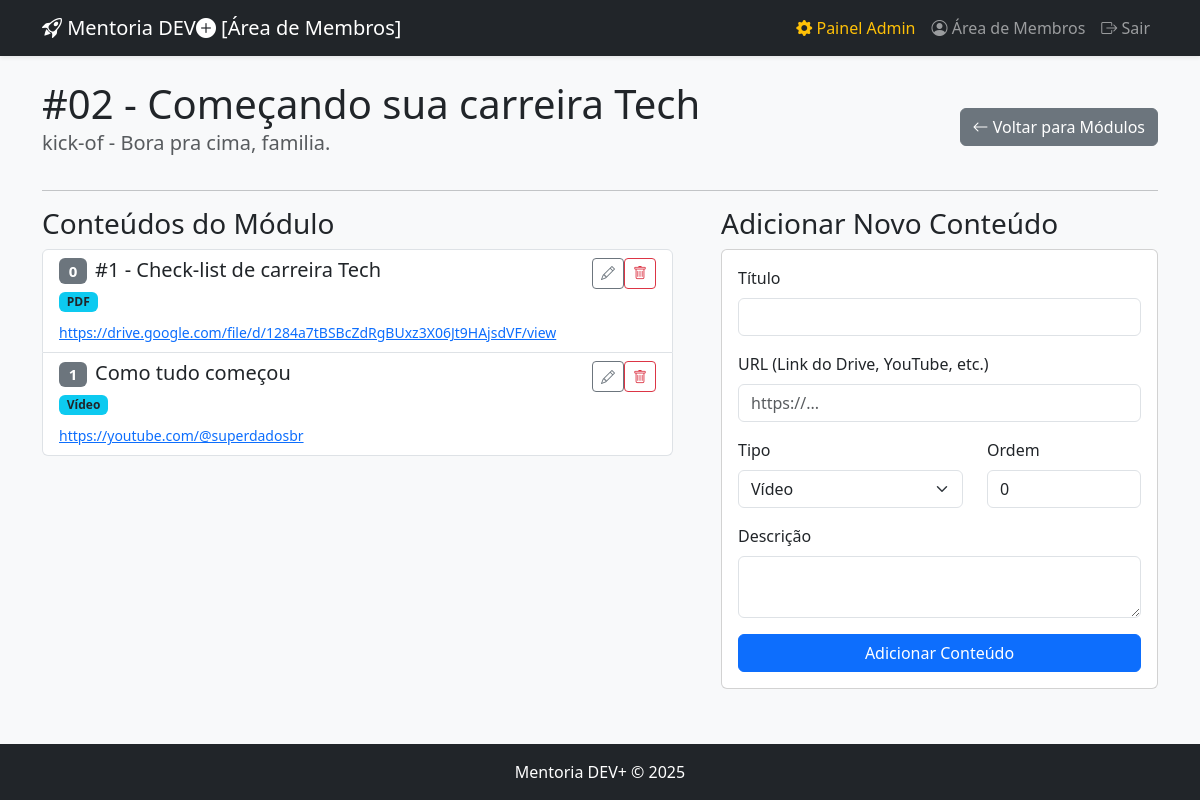
Screenshot of /admin/modulos/2/detalhes (signed in) with the database file from the repository.
### api/index.py (models this page shows)
class Modulos(db.Model):
    __tablename__ = 'modulos'
    id = db.Column(db.Integer, primary_key=True)
    titulo = db.Column(db.String(150), nullable=False)
    descricao = db.Column(db.Text)
    ordem = db.Column(db.Integer, default=0)
    thumbnail_url = db.Column(db.String(255))
    conteudos = db.relationship('Conteudos', backref='modulo', lazy=True, cascade="all, delete-orphan")

class Conteudos(db.Model):
    __tablename__ = 'conteudos'
    id = db.Column(db.Integer, primary_key=True)
    modulo_id = db.Column(db.Integer, db.ForeignKey('modulos.id'), nullable=False)
    titulo = db.Column(db.String(150), nullable=False)
    tipo = db.Column(db.String(50)) # 'Vídeo', 'PDF', 'Link'
    url_conteudo = db.Column(db.String(255), nullable=False)
    descricao = db.Column(db.Text)
    ordem = db.Column(db.Integer, default=0)

### api/index.py (the view)
@app.route('/admin/modulos/<int:id>/detalhes')
@admin_required
def admin_detalhes_modulo(id):
    modulo = Modulos.query.get_or_404(id)
    conteudos = sorted(modulo.conteudos, key=lambda c: c.ordem)
    return render_template('admin/detalhes_modulo.html', modulo=modulo, conteudos=conteudos)

### api/index.py (called while the page is built)
@login_manager.user_loader
def load_user(user_id):
    return Registros.query.get(int(user_id))

def admin_required(f):
    @wraps(f)
    def decorated_function(*args, **kwargs):
        if not current_user.is_authenticated or not current_user.is_admin:
            flash("Acesso não autorizado. Esta área é restrita para administradores.", "danger")
            return redirect(url_for('login'))
        return f(*args, **kwargs)
    return decorated_function

### templates/admin/detalhes_modulo.html (shortened to what this page needs)
{% extends "layout.html" %}
{% block content %}
<div class="d-flex justify-content-between align-items-center">
    <div><h1 class="mb-0">{{ modulo.titulo }}</h1><p class="lead text-muted">{{ modulo.descricao }}</p></div>
    <a href="{{ url_for('admin_lista_modulos') }}" class="btn btn-secondary"><i class="bi bi-arrow-left"></i> Voltar para Módulos</a>
</div>
<hr>
<div class="row g-5">
    <div class="col-md-7">
        <h3>Conteúdos do Módulo</h3>
        <div class="list-group">
            {% for conteudo in conteudos %}
            <div class="list-group-item">
                <div class="d-flex w-100 justify-content-between">
                    <div><h5 class="mb-1"><span class="badge bg-secondary me-2">{{ conteudo.ordem }}</span>{{ conteudo.titulo }}</h5><small class="badge bg-info text-dark">{{ conteudo.tipo }}</small></div>
                    <div><a href="{{ url_for('admin_editar_conteudo', id=conteudo.id) }}" class="btn btn-sm btn-outline-secondary" title="Editar"><i class="bi bi-pencil"></i></a><form action="{{ url_for('admin_deletar_conteudo', id=conteudo.id) }}" method="POST" class="d-inline" onsubmit="return confirm('Tem a certeza?');"><button type="submit" class="btn btn-sm btn-outline-danger" title="Remover"><i class="bi bi-trash"></i></button></form></div>
                </div>
                <small><a href="{{ conteudo.url_conteudo }}" target="_blank">{{ conteudo.url_conteudo }}</a></small>
            </div>
            {% else %}
            <div class="list-group-item">Nenhum conteúdo registado neste módulo.</div>
            {% endfor %}
        </div>
    </div>
    <div class="col-md-5">
        <h3>Adicionar Novo Conteúdo</h3>
        <div class="card">
            <div class="card-body">
                <form action="{{ url_for('admin_novo_conteudo', modulo_id=modulo.id) }}" method="POST">
                    <div class="mb-3"><label class="form-label">Título</label><input type="text" name="titulo" class="form-control" required></div>
                    <div class="mb-3"><label class="form-label">URL (Link do Drive, YouTube, etc.)</label><input type="url" name="url_conteudo" class="form-control" placeholder="https://..." required></div>
                    <div class="row"><div class="col-sm-7"><label class="form-label">Tipo</label><select name="tipo" class="form-select"><option>Vídeo</option><option>PDF</option><option>Slides</option><option>Link Externo</option></select></div><div class="col-sm-5"><label class="form-label">Ordem</label><input type="number" name="ordem" class="form-control" value="0"></div></div>
                    <div class="mt-3"><label class="form-label">Descrição</label><textarea name="descricao" class="form-control" rows="2"></textarea></div>
                    <button type="submit" class="btn btn-primary w-100 mt-3">Adicionar Conteúdo</button>
                </form>
            </div>
        </div>
    </div>
</div>
{% endblock %}

### rows the page displays
Modulos: titulo "#02 - Começando sua carreira Tech", descricao "kick-of - Bora pra cima, familia."
Conteudos: ordem "0", titulo "#1 - Check-list de carreira Tech", tipo "PDF", url_conteudo "https://drive.google.com/file/d/1284a7tBSBcZdRgBUxz3X06Jt9HAjsdVF/view"
Conteudos: ordem "1", titulo "Como tudo começou", tipo "Vídeo", url_conteudo "https://youtube.com/@superdadosbr"
